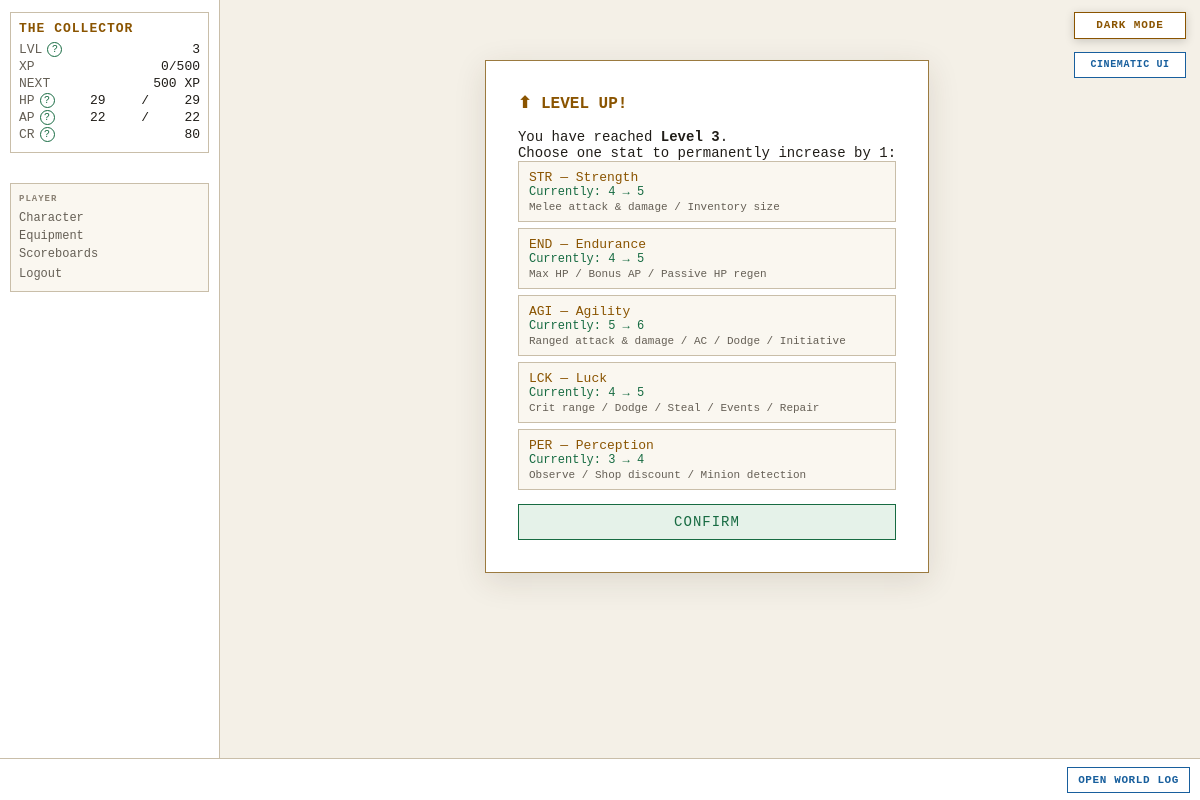
/levelup (signed in), run on the app's committed database.
### tables this page shows
CREATE TABLE players (
    id                  INTEGER PRIMARY KEY AUTOINCREMENT,
    username            TEXT    UNIQUE NOT NULL,
    password_hash       TEXT    NOT NULL,
    email               TEXT    UNIQUE NOT NULL,
    character_name      TEXT    NOT NULL,
    sex                 TEXT    NOT NULL,
    class_id            INTEGER REFERENCES classes(id),
    str_stat            INTEGER NOT NULL DEFAULT 1,
    end_stat            INTEGER NOT NULL DEFAULT 1,
    agi_stat            INTEGER NOT NULL DEFAULT 1,
    lck_stat            INTEGER NOT NULL DEFAULT 1,
    per_stat            INTEGER NOT NULL DEFAULT 1,
    level               INTEGER NOT NULL DEFAULT 1,
    xp                  INTEGER NOT NULL DEFAULT 0,
    current_hp          INTEGER NOT NULL,
    current_ap          INTEGER NOT NULL,
    credits             INTEGER NOT NULL DEFAULT 25,
    equipped_weapon_id  INTEGER REFERENCES inventory_items(id),
    equipped_armor_id   INTEGER REFERENCES inventory_items(id),
    equipped_special_id INTEGER REFERENCES inventory_items(id),
    in_combat           INTEGER NOT NULL DEFAULT 0,
    pending_levelup     INTEGER NOT NULL DEFAULT 0,
    combat_preference   TEXT    NOT NULL DEFAULT "Balanced",
    is_banned           INTEGER NOT NULL DEFAULT 0,
    retired_at          TEXT,
    last_login_at       TEXT,
    created_at          TEXT    NOT NULL DEFAULT (datetime('now'))
);

### routes/auth.py (the view)
@bp.route("/levelup", methods=["GET"])
def levelup():
    player = g.player
    return render_template("auth/levelup.html", player=player)

### app.py (called while the page is built, shortened)
def _context_processor() -> dict:
    settings = get_all_settings()
    player = g.get("player")
    if not player:
        return {"settings": settings}
    return {"player": player, "settings": settings}

def _check_auth():
    if request.endpoint in _AUTH_EXEMPT:
        return None
    if not session.get("player_id"):
        return redirect(url_for("auth.login"))
    return None

def _load_player():
    player_id = session.get("player_id")
    if not player_id:
        return None
    player = get_player(player_id)
    if player is None:
        session.clear()
        return redirect(url_for("auth.login"))
    g.player = player
    return None

def _check_levelup():
    if request.endpoint in _LEVELUP_EXEMPT:
        return None

def _set_blackout_flag():
    settings = get_all_settings()
    blackout_mins = settings.get("MIDNIGHT_BLACKOUT_MINUTES", cfg.MIDNIGHT_BLACKOUT_MINUTES)
    now = datetime.now(timezone.utc)
    minutes_to_midnight = (24 * 60) - (now.hour * 60 + now.minute)
    g.blackout = (minutes_to_midnight <= blackout_mins)

### database.py (called while the page is built)
def get_db() -> sqlite3.Connection:
    if 'db' not in g:
        g.db = sqlite3.connect(
            cfg.DB_PATH,
            detect_types=sqlite3.PARSE_DECLTYPES,
            timeout=10,
        )
        g.db.row_factory = dict_factory
        g.db.execute("PRAGMA foreign_keys = ON")
        g.db.execute("PRAGMA journal_mode = WAL")
    return g.db

def dict_factory(cursor: sqlite3.Cursor, row: tuple) -> dict:
    return {col[0]: val for col, val in zip(cursor.description, row)}

def execute(sql: str, params: tuple = ()) -> list[dict]:
    return get_db().execute(sql, params).fetchall()

def execute_one(sql: str, params: tuple = ()) -> dict | None:
    return get_db().execute(sql, params).fetchone()

def get_all_settings() -> dict:
    if "settings_cache" in g:
        return g.settings_cache
    rows = execute("SELECT constant_name, value FROM settings")
    result = {}
    for row in rows:
        name, raw = row["constant_name"], row["value"]
        t = cfg.SETTING_TYPES.get(name)
        try:
            if t is bool:  result[name] = raw.upper() in ("TRUE", "1", "YES")
            elif t is int:   result[name] = int(raw)
            elif t is float: result[name] = float(raw)
            else:            result[name] = raw
        except (ValueError, TypeError):
            result[name] = raw
    g.settings_cache = result
    return result

### templates/auth/levelup.html (shortened to what this page needs)
{% extends "base.html" %}
{% block content %}
<div id="auth-box">
    <h2 class="auth-heading term-amber">⬆ LEVEL UP!</h2>
    <p>You have reached <strong>Level {{ player.level }}</strong>.</p>
    <p>Choose one stat to permanently increase by 1:</p>
    <form method="POST" action="{{ url_for('auth.levelup_post') }}">
        <div id="levelup-stats">
            {% for stat, label, detail in [
                ('STR', 'STR — Strength',    'Melee attack & damage / Inventory size'),
                ('END', 'END — Endurance',   'Max HP / Bonus AP / Passive HP regen'),
                ('AGI', 'AGI — Agility',     'Ranged attack & damage / AC / Dodge / Initiative'),
                ('LCK', 'LCK — Luck',        'Crit range / Dodge / Steal / Events / Repair'),
                ('PER', 'PER — Perception',  'Observe / Shop discount / Minion detection')
            ] %}
            <label class="stat-choice">
                <span class="stat-name">{{ label }}</span>
                <span class="stat-current">Currently: {{ player[stat.lower() + '_stat'] }} → {{ player[stat.lower() + '_stat'] + 1 }}</span>
                <span class="stat-detail">{{ detail }}</span>
            </label>
            {% endfor %}
        </div>
        <button type="submit" class="auth-btn">CONFIRM</button>
    </form>
</div>
{% endblock %}

### templates/base.html (shortened to what this page needs)
<!DOCTYPE html>
<html lang="en">
<head>
<link rel="stylesheet" href="{{ url_for('static', filename='style.css') }}">
</head>
<body class="{{ 'authenticated' if player else 'auth-page' }} {% block body_class %}{% endblock %}">
{% if settings.get('ALLOW_PLAYER_COLOR_OVERRIDE', true) %}<button id="theme-toggle" type="button" aria-label="Switch color theme" aria-pressed="false">
</button>{% endif %}
{% if settings.get('ALLOW_PLAYER_INTERFACE_OVERRIDE', true) %}
<button id="interface-toggle" type="button" aria-label="Switch interface style" aria-pressed="false">
</button>
{% endif %}
{% if player %}
<div id="left-col">
    <div id="status-block">
        <div class="status-name">{{ player.character_name }}</div>
        <div class="status-line">
            <span class="label">LVL</span>
            <span id="status-level">{{ player.level }}</span>
        </div>
        <div class="status-line">
            <span class="label">XP</span>
            <span><span id="status-xp">{{ player.xp }}</span><span id="status-xp-threshold">{% if player.get('next_level_xp') is not none %}/{{ player.get('next_level_xp') }}{% endif %}</span></span>
        </div>
        <div class="status-line" title="Experience still needed to reach level {{ player.level + 1 }}">
            <span class="label">NEXT</span>
            <span id="status-xp-next">{% if player.get('xp_to_next_level') is none %}MAX{% elif player.get('xp_to_next_level') <= 0 %}LEVEL UP{% else %}{{ player.get('xp_to_next_level') }} XP{% endif %}</span>
        </div>
        <div class="status-line">
            <span class="label">HP</span>
            <span id="status-hp">{{ player.current_hp }}</span>/<span id="status-maxhp">{{ player.max_hp }}</span>
        </div>
        <div class="status-line">
            <span class="label">AP</span>
            <span id="status-ap">{{ player.current_ap }}</span>/<span id="status-maxap">{{ player.max_ap }}</span>
        </div>
        <div class="status-line">
            <span class="label">CR</span>
            <span id="status-credits">{{ player.credits }}</span>
        </div>
    </div>
    <nav id="left-nav">
        <span class="nav-heading">PLAYER</span>
        <a href="{{ url_for('character.index') }}">Character</a>
        <a href="{{ url_for('character.equipment') }}">Equipment</a>
        <a href="{{ url_for('scoreboards.index') }}">Scoreboards</a>
        <form action="{{ url_for('auth.logout') }}" method="POST" style="margin:0">
            <button type="submit" class="nav-link-btn">Logout</button>
        </form>
    </nav>
</div>
{% endif %}
<div id="main">
    {% block content %}{% endblock %}
</div>
{% if player %}
<div id="ticker-wrap">
    <a id="ticker-log-link" href="{{ url_for('feeds.global_log') }}" title="Open the complete World Log">OPEN WORLD LOG</a>
    <div id="ticker">
    </div>
</div>
{% endif %}
</body>
</html>

### static/style.css (style rules this page uses)
:root { --bg: #0a0a0a; --bg-panel: #111111; --bg-input: #1a1a1a; --border: #2a2a2a; --green: #00cc66; --red: #cc2222; --amber: #ffaa00; --blue: #4499ff; --grey: #666666; --white: #dddddd; --dim: #444444; --font: 'Courier New', Courier, monospace; --left-width: 220px; --ticker-h: 42px; }
:root[data-theme="light"] { --bg: #f4f0e7; --bg-panel: #ffffff; --bg-input: #faf7f0; --border: #c9bea9; --green: #176b42; --red: #a12b2b; --amber: #8a5400; --blue: #185f9d; --grey: #655f55; --white: #201d18; --dim: #8a8174; color-scheme: light; }
*, *::before, *::after { box-sizing: border-box; margin: 0; padding: 0; }
html, body { height: 100%; background: var(--bg); color: var(--white); font-family: var(--font); font-size: 14px; overflow: hidden; }
a { color: var(--blue); text-decoration: none; }
#theme-toggle { position: fixed; top: 12px; right: 14px; z-index: 1000; min-width: 112px; padding: 7px 10px; border: 1px solid var(--amber); background: var(--bg-panel); color: var(--amber); font: bold 11px/1 var(--font); letter-spacing: 0.08em; cursor: pointer; box-shadow: 0 2px 10px rgba(0, 0, 0, 0.18); }
#interface-toggle { position: fixed; top: 52px; right: 14px; z-index: 1000; min-width: 112px; padding: 7px 10px; border: 1px solid var(--blue); background: var(--bg-panel); color: var(--blue); font: bold 10px/1 var(--font); letter-spacing: .06em; cursor: pointer; }
:root[data-theme="light"] .action-btn:hover:not(:disabled), :root[data-theme="light"] .auth-btn { background: #e5f2e9; }
:root[data-theme="light"] #auth-box { border-color: #9b7a3f; box-shadow: 0 8px 30px rgba(54, 43, 25, 0.12); }
#left-col { position: fixed; top: 0; left: 0; width: var(--left-width); height: calc(100vh - var(--ticker-h)); background: var(--bg-panel); border-right: 1px solid var(--border); display: flex; flex-direction: column; padding: 12px 10px; overflow-y: auto; z-index: 10; }
#main { margin-left: var(--left-width); height: calc(100vh - var(--ticker-h)); overflow-y: auto; overflow-x: hidden; scrollbar-gutter: stable; display: flex; flex-direction: column; }
#status-block { border: 1px solid var(--border); padding: 8px; margin-bottom: 14px; }
.status-name { color: var(--amber); font-size: 13px; font-weight: bold; margin-bottom: 6px; text-transform: uppercase; letter-spacing: 1px; }
.status-line { display: flex; justify-content: space-between; margin: 2px 0; font-size: 13px; }
.status-line .label { color: var(--grey); }
#left-nav { margin-top: 2px; display: flex; flex-direction: column; gap: 4px; border-top: 1px solid var(--border); padding: 10px 8px; background: var(--bg-input); border: 1px solid var(--border); }
.nav-heading { color: var(--dim); font-size: 9px; font-weight: bold; letter-spacing: 1px; margin-bottom: 3px; }
#left-nav a, .nav-link-btn { color: var(--grey); font-size: 12px; font-family: var(--font); background: none; border: none; cursor: pointer; text-align: left; padding: 0; }
#ticker-wrap { position: fixed; bottom: 0; left: 0; right: 0; height: var(--ticker-h); background: var(--bg-panel); border-top: 1px solid var(--border); overflow: hidden; z-index: 20; display: flex; align-items: center; }
#ticker { white-space: nowrap; color: var(--grey); font-size: 14px; font-weight: 600; letter-spacing: .15px; padding-left: 100%; animation: ticker-scroll 120s linear infinite; }
#ticker-log-link { position:absolute;right:10px;top:50%;transform:translateY(-50%);z-index:2;padding:6px 10px;background:var(--bg-panel);border:1px solid var(--blue);color:var(--blue);font-size:11px;font-weight:bold;letter-spacing:.6px;text-decoration:none;box-shadow:-12px 0 14px var(--bg-panel) }
#auth-box { max-width: 520px; margin: 60px auto; padding: 32px; background: var(--bg-panel); border: 1px solid #1d6b42; box-shadow: 0 0 24px rgba(0, 204, 102, 0.08), inset 0 0 24px rgba(0, 204, 102, 0.025); }
.auth-heading { color: var(--amber); margin-bottom: 16px; font-size: 16px; }
.auth-btn { background: #0a2a0a; color: var(--green); border: 1px solid var(--green); padding: 9px 24px; font-family: var(--font); font-size: 14px; letter-spacing: 1px; cursor: pointer; margin-top: 8px; width: 100%; }
.stat-choice { display: block; background: var(--bg-input); border: 1px solid var(--border); padding: 8px 10px; margin-bottom: 6px; cursor: pointer; }
.stat-name { color: var(--amber); display: block; font-size: 13px; }
.stat-current { color: var(--green); display: block; font-size: 12px; }
.stat-detail { color: var(--grey); display: block; font-size: 11px; margin-top: 2px; }

### data on the page
players: character_name "THE COLLECTOR", level "3", xp "0", current_hp "29", current_ap "22", credits "80", str_stat "4" "4" "5" "4" "3", player[stat.lower()+'_stat']+1 "5" "5" "6" "5" "4"

### other printed values
{{ player.get('next_level_xp') }} "500"
{{ player.get('xp_to_next_level') }} "500"
{{ player.max_hp }} "29"
{{ player.max_ap }} "22"
{{ label }} "STR — Strength" "END — Endurance" "AGI — Agility" "LCK — Luck" "PER — Perception"
{{ detail }} "Melee attack & damage / Inventory size" "Max HP / Bonus AP / Passive HP regen" "Ranged attack & damage / AC / Dodge / Initiative" "Crit range / Dodge / Steal / Events / Repair" "Observe / Shop discount / Minion detection"
